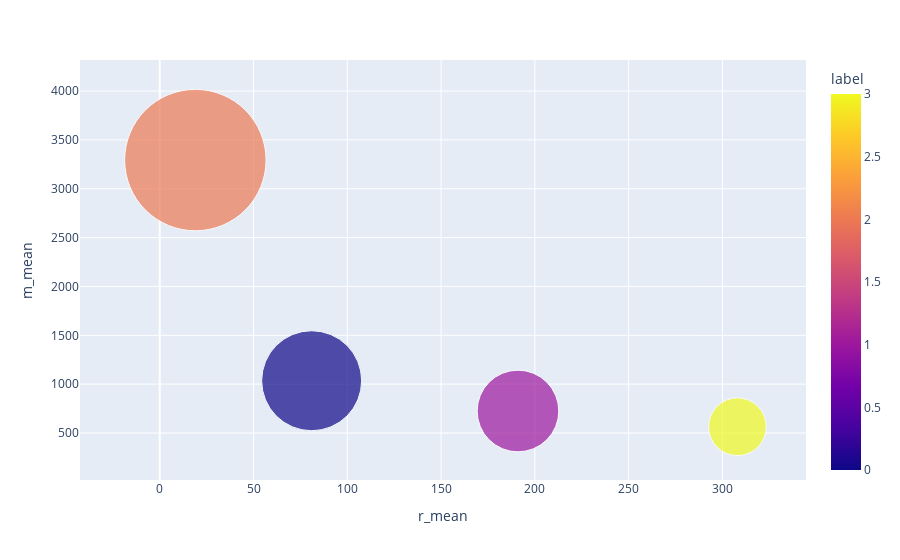
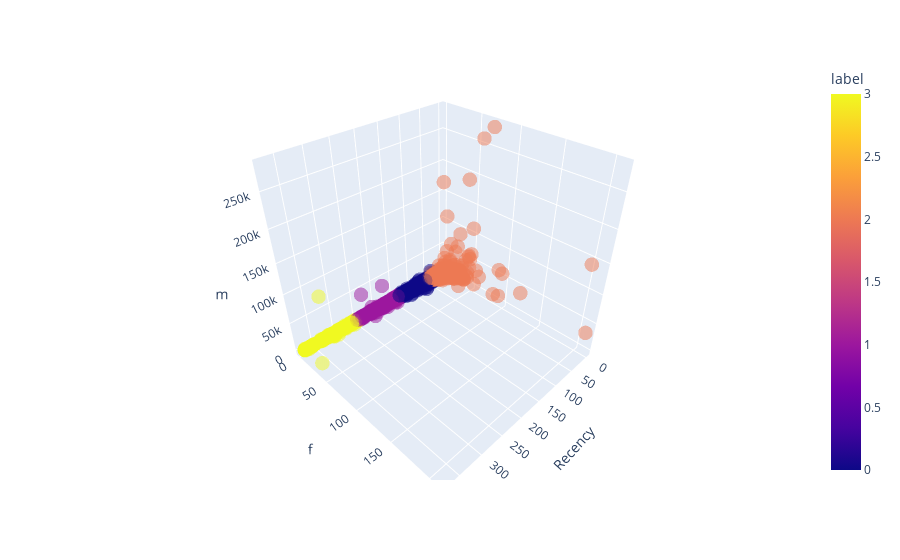

Here is the notebook cell these charts were saved with, in order:
### Code cell
model_plot(df_k)

### Figure 1 — Plotly figure (JSON) as saved in the notebook; plotly's stock layout.template omitted (floating-point values rounded to 4 significant figures)
{"data": [{"hovertemplate": "<b>%{hovertext}</b><br><br>r_mean=%{x}<br>m_mean=%{y}<br>f_mean=%{marker.size}<br>label=%{marker.color}<extra></extra>", "hovertext": [0, 1, 2, 3], "legendgroup": "", "marker": {"color": [0, 1, 2, 3], "coloraxis": "coloraxis", "size": [3, 2, 6, 1], "sizemode": "area", "sizeref": 0.0006, "symbol": "circle"}, "mode": "markers", "name": "", "orientation": "v", "showlegend": false, "type": "scatter", "x": [81, 191, 19, 308], "xaxis": "x", "y": [1035, 725, 3294, 564], "yaxis": "y"}], "layout": {"coloraxis": {"colorbar": {"title": {"text": "label"}}, "colorscale": [[0, "#0d0887"], [0.1111, "#46039f"], [0.2222, "#7201a8"], [0.3333, "#9c179e"], [0.4444, "#bd3786"], [0.5556, "#d8576b"], [0.6667, "#ed7953"], [0.7778, "#fb9f3a"], [0.8889, "#fdca26"], [1, "#f0f921"]]}, "legend": {"itemsizing": "constant", "tracegroupgap": 0}, "margin": {"t": 60}, "xaxis": {"anchor": "y", "domain": [0, 1], "title": {"text": "r_mean"}}, "yaxis": {"anchor": "x", "domain": [0, 1], "title": {"text": "m_mean"}}}}

### Figure 2 — Plotly figure (JSON) as saved in the notebook; plotly's stock layout.template omitted (floating-point values rounded to 4 significant figures; data arrays with more than 128 entries replaced by an {"elided": "..."} marker saying what was removed)
{"data": [{"hovertemplate": "Recency=%{x}<br>f=%{y}<br>m=%{z}<br>label=%{marker.color}<extra></extra>", "legendgroup": "", "marker": {"color": {"elided": "4338 int values"}, "coloraxis": "coloraxis", "opacity": 0.5, "size": 5, "symbol": "circle"}, "mode": "markers", "name": "", "scene": "scene", "showlegend": false, "type": "scatter3d", "x": {"elided": "4338 int values"}, "y": {"elided": "4338 float values"}, "z": {"elided": "4338 float values"}}], "layout": {"coloraxis": {"colorbar": {"title": {"text": "label"}}, "colorscale": [[0, "#0d0887"], [0.1111, "#46039f"], [0.2222, "#7201a8"], [0.3333, "#9c179e"], [0.4444, "#bd3786"], [0.5556, "#d8576b"], [0.6667, "#ed7953"], [0.7778, "#fb9f3a"], [0.8889, "#fdca26"], [1, "#f0f921"]]}, "legend": {"tracegroupgap": 0}, "margin": {"t": 60}, "scene": {"domain": {"x": [0, 1], "y": [0, 1]}, "xaxis": {"title": {"text": "Recency"}}, "yaxis": {"title": {"text": "f"}}, "zaxis": {"title": {"text": "m"}}}}}
